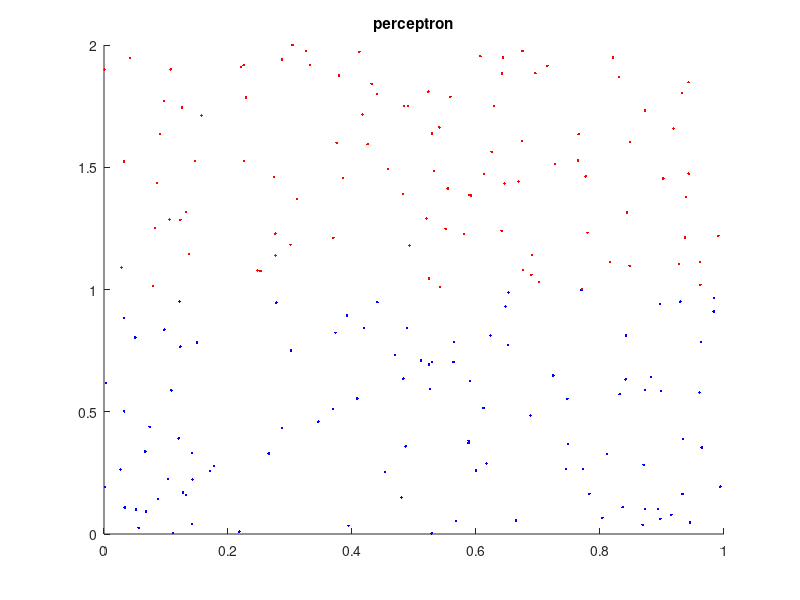

Here is the MATLAB script that generated this plot: (Note: this script raises an error after producing the figure.)
% BENG420/520 Homework #2
% learning a perceptron
%
% qwei

close all
clear all

% generate 2D feature vablues for two classes of data points
X1=[rand(1,100);rand(1,100);ones(1,100)];   % class '+1'
X2=[rand(1,100);1+rand(1,100);ones(1,100)]; % class '-1'
X=[X1,X2]';

% define class labels as being -1 or +1
Y=[-ones(1,100),ones(1,100)]';

% randomly initialize the weigth vector
theta0 = rand(1, 3);

% plot the data points
figure; hold on
plot(X1(1,:),X1(2,:),'b.');
plot(X2(1,:),X2(2,:),'r.');
title('perceptron');

% use the same learning rate for both neurons
learningRate = 1;

% max number of iterations
niter = 500;

%%%%%%%%%%%%%%%%%%%%%%%%%%%%%%%%%%%%%%%%%%%%%%%%%%%%%%%%%%%%
% YOU: call perceptron neuron learning to learn the weights
thetaP = perceptron_neuron(X,Y,theta0,niter,learningRate);

% YOU: use the learned weights to predict labels of all the training data

% YOU: print the training accuracy

% YOU: plot predicted labels as circles of the same color over origianl data

legend('class -1','class +1','pred -1','pred +1')
% plot decision boundary
plotpc(thetaP(1:2),thetaP(3));
xlabel('x1');
ylabel('x2');

figure;hold on
plot(X1(1,:),X1(2,:),'b.')
plot(X2(1,:),X2(2,:),'r.')
title('logistic neuron');

%%%%%%%%%%%%%%%%%%%%%%%%%%%%%%%%%%%%%%%%%%%%%%%%%%%%
% YOU: call logistic neuron learning to learn the weights
thetaL = logistic_neuron(X,Y,theta0,niter,learningRate);

% YOU: use the learned weights to predict labels of all the training data

% YOU: print the training accuracy

% YOU: plot predicted labels as circles of the same color over origianl data

legend('class -1','class +1','pred -1','pred +1')
% plot decision boundary
plotpc(thetaL(1:2),thetaL(3));
xlabel('x1');
ylabel('x2');